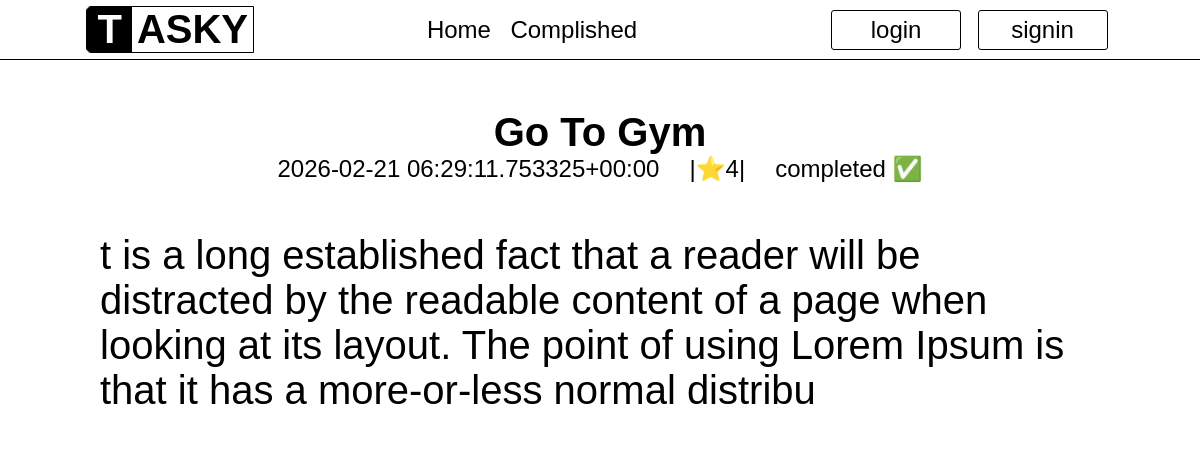
/7/complished-details/, run on the app's committed database.
### taskyapp/models.py (models this page shows, shortened)
class ComplishedTaskModel(models.Model):
    title = models.CharField(max_length=50)
    date = models.CharField(max_length=70)
    priority = models.IntegerField()
    task = models.CharField(max_length=200)

### taskyapp/views.py (the view)
# urls.py: path('<str:pk>/complished-details/', views.ComplishedDetailsView.as_view(), name='complished-details'),
class ComplishedDetailsView(DetailView):
    template_name = "taskyapp/complished_details.html"
    model = ComplishedTaskModel
    context_object_name = "task"

### taskyapp/templates/taskyapp/complished_details.html (shortened to what this page needs)
{% extends "base.html" %}
{% load static %}
{% block page_style %}
<link rel="stylesheet" href="{% static "taskyapp/nav.css" %}">
<link rel="stylesheet" href="{% static "taskyapp/task_details.css" %}">
{% endblock %}
{% block page_content %}
{% include "taskyapp/includes/nav.html" %}
    <div class='task-details-container'>
        <h1>{{ task.title|title }}</h1>
        <div class='under-title' >
            <p>{{ task.date }}</p>
            <p class='task-details-priority' > |⭐{{ task.priority }}|</p>
            <p>completed ✅</p>
        </div>
        <p class='task-details-task' >{{ task.task }}</p>
    </div>
{% endblock %}

### taskyapp/static/taskyapp/task_details.css (style rules this page uses)
.task-details-container { width: 100%; text-align: center; }
.task-details-container h1 { font-size: 2.5em; }
.under-title { display: flex; justify-content: center; margin-bottom: 40px; font-size: 1.5em; }
.task-details-priority { margin: 0px 30px; }
.task-details-task { font-size: 2.5em; padding: 10px 100px; text-align: left; }

### static/base.css (style rules this page uses)
* { color: black; background-color: white; font-family: sans-serif; margin: 0; padding: 0; box-sizing: border-box; }

### data on the page
ComplishedTaskModel: title "Go To Gym", date "2026-02-21 06:29:11.753325+00:00", priority "4", task "t is a long established fact that a reader will be distracted by the readable content of a page when looking at its layout. The point of using Lorem Ipsum is that it has a more-or-less normal distribu"
